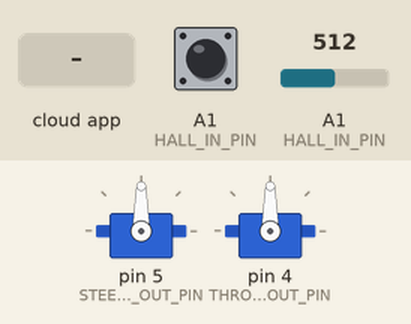
Recording of a sketch running on a simulated Arduino Uno, built with avr-gcc and run on an emulated ATmega328P. Shown: 2 × servo. The inputs (shaded band) are chosen by the test bench; at power-on: A1 (HALL_IN_PIN) HIGH, A1 (HALL_IN_PIN) = 512. The ROS host is connected and sends only what is stated.

Above: at 1.2 s.
1.3 s: the phone or cloud app sets linear.x to -100
At 2.6 s:
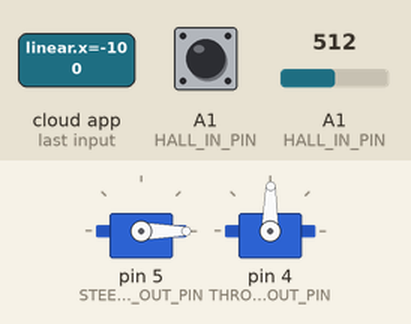
2.9 s: the phone or cloud app sets linear.x to 0
At 3.8 s:
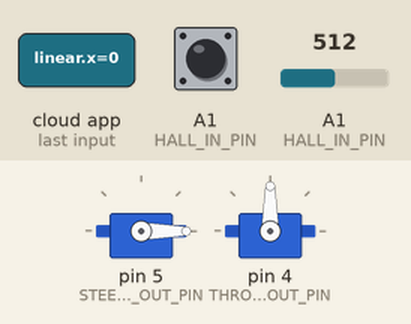
Timing chart, 0 to 5.9 s (numbered marks = the images above; inputs shaded):
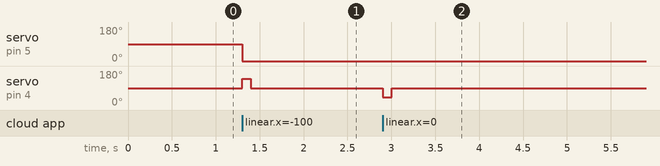

The sketch:

xmaxx_arduino_190.ino
```cpp
#include <ros.h>
#include <Servo.h>
#include <PinChangeInt.h>
#include <std_msgs/UInt16.h>
#include <std_msgs/String.h>
#include <std_msgs/Int32.h>
#include <std_msgs/Empty.h>
#include <geometry_msgs/Twist.h>
#include <geometry_msgs/TwistStamped.h>

#define HALL_IN_PIN A1
#define STEERING_OUT_PIN 5
#define THROTTLE_OUT_PIN 4

// For odometry.
#define H_RPS_MOMENT 0.20

volatile uint16_t throttle_zero_shift;

volatile byte h_up;
volatile float h_val, h_rps;
volatile uint32_t h_detect_time, h_publish_time;

// Time the last command was received on the throttle channel.
volatile uint32_t lastCmdReceivedTime;

ros::NodeHandle nodeHandle;
geometry_msgs::TwistStamped message;

// Servo objects generate the signals expected by the Electronic Speed Controller (ESC) and steering servo.
Servo servoThrottle;
Servo servoSteering;

void msgDrive(const geometry_msgs::Twist& msg) {
  throttle_zero_shift = (uint16_t) msg.linear.x;
  uint16_t throttle = throttle_zero_shift + (uint16_t) msg.linear.y;
  uint16_t angle = (uint16_t) msg.angular.x + (uint16_t) msg.angular.y;
  lastCmdReceivedTime = micros();

  // Apply ceilings for forward and reverse throttle as a safety measure.
  if (throttle > 140) {
    throttle = 140;
  } else if (throttle < 40) {
    throttle = 40;
  }
  servoThrottle.write(throttle);
  // Protect the steering margins.
  if (angle > 180) {
    angle = 180;
  } else if (angle < 0) {
    angle = 0;
  }
  if (servoSteering.read() != angle) {
    servoSteering.write(angle);
  }
}

ros::Subscriber<geometry_msgs::Twist> subscriber("/roy_teleop/command/drive", &msgDrive);

ros::Publisher publisher("/roy_teleop/sensor/odometer", &message);

void publish_odometer() {
  message.header.stamp = nodeHandle.now();
  message.twist.linear.x = h_up;
  message.twist.linear.y = h_rps;
  message.twist.linear.z = analogRead(HALL_IN_PIN);
  publisher.publish(&message);
}

void hall_detect() {
  if (digitalRead(HALL_IN_PIN) == HIGH) {
    h_up++;
    if (h_up >= 2) {
      h_val = 1000000.0 / (micros() - h_detect_time);
      h_rps = H_RPS_MOMENT * h_val + (1.0 - H_RPS_MOMENT) * h_rps;
      h_detect_time = micros();
      h_up = 0;
    }
  }
}

void setup() {
  Serial.begin(57600);

  h_up = 0;
  h_val = 0;
  h_rps = 0;
  h_detect_time = 0;
  h_publish_time = 0;

  throttle_zero_shift = 0;
  lastCmdReceivedTime = 0;

  pinMode(HALL_IN_PIN, INPUT_PULLUP);

  servoSteering.attach(STEERING_OUT_PIN);
  servoThrottle.attach(THROTTLE_OUT_PIN);

  PCintPort::attachInterrupt(HALL_IN_PIN, hall_detect, CHANGE);

  nodeHandle.initNode();
  nodeHandle.subscribe(subscriber);
  nodeHandle.advertise(publisher);
}

void loop() {
  // Stop the vehicle when command communication slows down or stops functioning.
  if (micros() - lastCmdReceivedTime > 100000) {
    servoThrottle.write(90 + throttle_zero_shift);
  }

  // Process the odometer.
  // Drop to zero when stopped.
  if (micros() - h_detect_time > 500000) {
    h_rps = (1.0 - H_RPS_MOMENT) * h_rps;
  }

  // Avoid flooding the topic.
  if (micros() - h_publish_time > 50000) {
    publish_odometer();
    h_publish_time = micros();
  }

  nodeHandle.spinOnce();
}
```

Measured:
- after the input at 1.3 s, servo on pin 5 (STEERING_OUT_PIN): 90° → 0° at once; servo on pin 4 (THROTTLE_OUT_PIN): 90° → 140° at once, → 89° 0.10 s later
- after the input at 2.9 s, servo on pin 4 (THROTTLE_OUT_PIN): 89° → 40° at once, → 90° 0.10 s later
